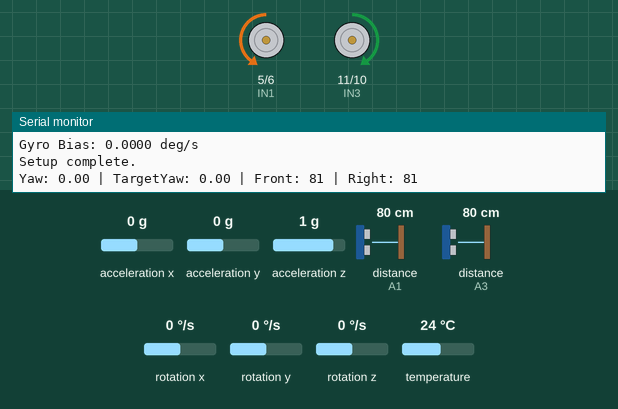
The sketch below on a simulated Arduino Nano, built with avr-gcc and run on an emulated ATmega328P. On the bench: motor-driver pin pairs drawn as motors (green arrow = first pin HIGH = forward, orange = second pin HIGH = backward, longer = more drive), the last lines printed to the serial monitor. The inputs (shaded band) are chosen by the test bench; at power-on: rotation z 0 °/s, distance to the obstacle (sensors on A1, A3) 80 cm, acceleration x 0 g, acceleration y 0 g, acceleration z 1 g, rotation x 0 °/s, rotation y 0 °/s, temperature 24 °C. The echo pulse lasts 58.3 µs per cm.

Above: at 7.3 s.
7.4 s: rotation z set to -26 °/s
10.4 s: rotation z set to -32 °/s
At 11.8 s:
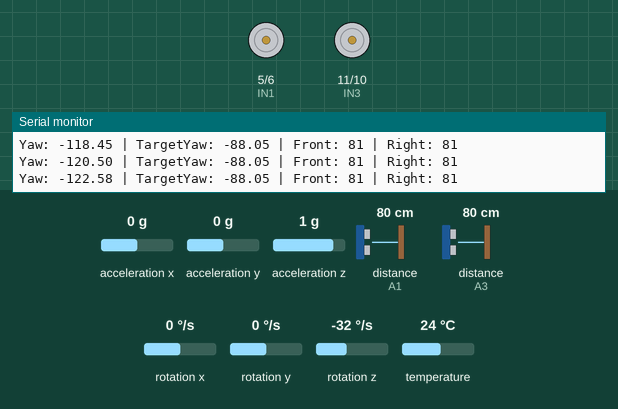
12.2 s: distance to the obstacle (sensor on A1) set to 12 cm
13.7 s: distance to the obstacle (sensor on A1) set to 9 cm
At 14.6 s:
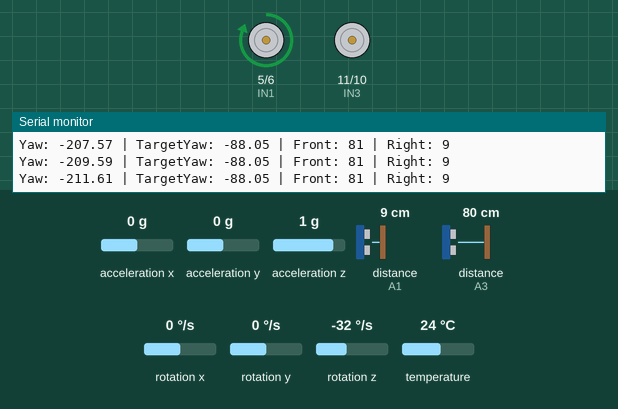
15.2 s: distance to the obstacle (sensor on A3) set to 12 cm
16.7 s: distance to the obstacle (sensor on A3) set to 9 cm
At 18.1 s:
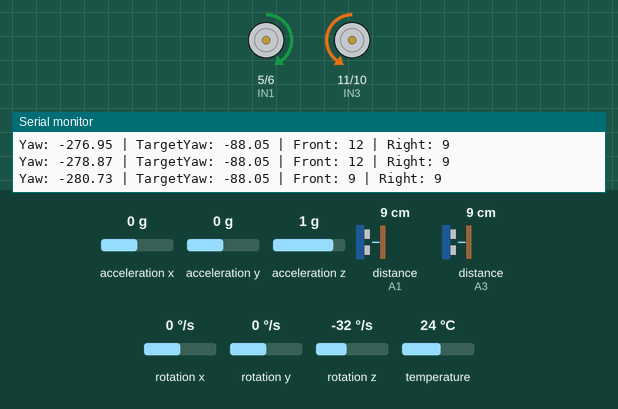
Timing chart, 0 to 19.7 s (numbered marks = the images above; inputs shaded):
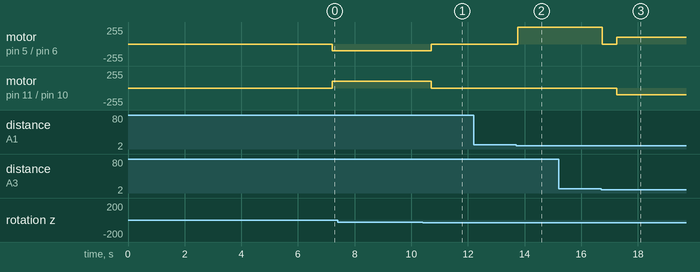

The sketch:

xemecung.ino
```cpp
#include <Wire.h>
#include <Adafruit_MPU6050.h>
#include <Adafruit_Sensor.h>
#include <NewPing.h>

// Chân điều khiển L298N
#define IN1 5  // PWM, Motor A (bánh phải)
#define IN2 6  // PWM, Motor A (bánh phải)
#define IN3 11 // PWM, Motor B (bánh trái)
#define IN4 10 // PWM, Motor B (bánh trái)

// PWM tốc độ
const int basePWM = 80; // Tốc độ cơ bản (0-255)
const int turnPWM = 100; // Tốc độ khi quay
int rightPWM = basePWM;  // PWM bánh phải
int leftPWM = basePWM;   // PWM bánh trái

// Chân cảm biến siêu âm
#define TRIG_PIN_RIGHT A0  // Cảm biến bên phải (Trig)
#define ECHO_PIN_RIGHT A1  // Cảm biến bên phải (Echo)
#define TRIG_PIN_FRONT A2  // Cảm biến phía trước (Trig)
#define ECHO_PIN_FRONT A3  // Cảm biến phía trước (Echo)
#define MAX_DISTANCE 200   // Khoảng cách tối đa (cm)

// Khởi tạo cảm biến siêu âm
NewPing sonarFront(TRIG_PIN_FRONT, ECHO_PIN_FRONT, MAX_DISTANCE);
NewPing sonarRight(TRIG_PIN_RIGHT, ECHO_PIN_RIGHT, MAX_DISTANCE);

// Khởi tạo MPU6050
Adafruit_MPU6050 mpu;

// Biến toàn cục
const int wallDistance = 10; // Khoảng cách tới tường (cm)
float yaw = 0;               // Góc yaw hiện tại (độ)
float targetYaw = 0;         // Góc mục tiêu
float gyroBias = 0;          // Bias của gyro
unsigned long lastTime = 0;  // Thời gian cập nhật trước
const float yawTolerance = 2; // Dung sai góc (độ)
const float kp = 5.0;        // Hệ số PID
const float ki = 0.02;       // Hệ số tích phân
const float kd = 1.0;        // Hệ số vi phân
float error = 0;             // Sai lệch góc
float lastError = 0;         // Sai lệch trước
float integral = 0;          // Thành phần tích phân
bool canTurnRight = true;    // Cờ cho phép rẽ phải

// Hàm điều khiển động cơ
void moveForward() {
  analogWrite(IN1, rightPWM);
  analogWrite(IN2, 0);
  analogWrite(IN3, leftPWM);
  analogWrite(IN4, 0);
}

void turnLeft() {
  analogWrite(IN1, turnPWM);
  analogWrite(IN2, 0);
  analogWrite(IN3, 0);
  analogWrite(IN4, turnPWM);
}

void turnRight() {
  analogWrite(IN1, 0);
  analogWrite(IN2, turnPWM);
  analogWrite(IN3, turnPWM);
  analogWrite(IN4, 0);
}

void moveBackward() {
  analogWrite(IN1, 0);
  analogWrite(IN2, basePWM);
  analogWrite(IN3, 0);
  analogWrite(IN4, basePWM);
}

void stopMotors() {
  analogWrite(IN1, 0);
  analogWrite(IN2, 0);
  analogWrite(IN3, 0);
  analogWrite(IN4, 0);
}

// Hàm đọc khoảng cách cảm biến siêu âm
int getDistance(NewPing &sonar) {
  int distance = sonar.ping_cm();
  return distance == 0 ? MAX_DISTANCE : distance;
}

// Hàm khởi tạo MPU6050
void initMPU6050() {
  if (!mpu.begin()) {
    Serial.println("Failed to find MPU6050 chip");
    while (1);
  }
  mpu.setGyroRange(MPU6050_RANGE_500_DEG);
  mpu.setFilterBandwidth(MPU6050_BAND_21_HZ);
  Serial.println("MPU6050 Found!");
}

// Hàm hiệu chỉnh bias gyro
void calibrateGyro() {
  Serial.println("Calibrating gyro... Keep MPU still!");
  float gyroSum = 0;
  int samples = 500;
  for (int i = 0; i < samples; i++) {
    sensors_event_t a, g, temp;
    mpu.getEvent(&a, &g, &temp);
    gyroSum += g.gyro.z * 180 / PI;
    delay(10);
  }
  gyroBias = gyroSum / samples;
  Serial.print("Gyro Bias: ");
  Serial.print(gyroBias, 4);
  Serial.println(" deg/s");
}

// Hàm cập nhật yaw
void updateYaw() {
  sensors_event_t a, g, temp;
  mpu.getEvent(&a, &g, &temp);
  unsigned long currentTime = millis();
  float dt = (currentTime - lastTime) / 1000.0;
  yaw += (g.gyro.z * 180 / PI - gyroBias) * dt;
  lastTime = currentTime;
}

// Hàm PID đi thẳng
void adjustStraight() {
  updateYaw();
  unsigned long currentTime = millis();
  float dt = (currentTime - lastTime) / 1000.0;
  lastTime = currentTime;

  error = yaw - targetYaw; // Lệch trái: error > 0, lệch phải: error < 0
  integral += error * dt;
  float derivative = (error - lastError) / dt;
  float correction = kp * error + ki * integral + kd * derivative;

  // Sửa lỗi: Lệch trái (error > 0) -> rẽ phải (tăng leftPWM, giảm rightPWM)
  rightPWM = constrain(basePWM - correction, 0, 255); // Giảm bánh phải
  leftPWM = constrain(basePWM + correction, 0, 255);  // Tăng bánh trái
  lastError = error;

  moveForward();
}

// Hàm điều chỉnh tại chỗ
void adjustToTargetYaw() {
  updateYaw();
  while (abs(yaw - targetYaw) > yawTolerance) {
    updateYaw();
    error = yaw - targetYaw;
    if (error > 0) { // Lệch trái -> xoay phải
      turnRight();
    } else { // Lệch phải -> xoay trái
      turnLeft();
    }
  }
  stopMotors();
}

// Hàm quay phải 90°
void turnRight90() {
  updateYaw();
  float startYaw = yaw;
  targetYaw = startYaw - 90;
  while (abs(yaw - targetYaw) > yawTolerance) {
    updateYaw();
    turnRight();
  }
  stopMotors();
  targetYaw = yaw; // Reset gốc tọa độ mới
}

// Hàm quay trái 90°
void turnLeft90() {
  updateYaw();
  float startYaw = yaw;
  targetYaw = startYaw + 90;
  while (abs(yaw - targetYaw) > yawTolerance) {
    updateYaw();
    turnLeft();
  }
  stopMotors();
  targetYaw = yaw; // Reset gốc tọa độ mới
}

void setup() {
  Serial.begin(115200);
  while (!Serial) {
    ; // Wait for Serial to initialize
  }
  Serial.println("Starting Maze Bot on Arduino Nano...");

  // Cấu hình chân động cơ
  pinMode(IN1, OUTPUT);
  pinMode(IN2, OUTPUT);
  pinMode(IN3, OUTPUT);
  pinMode(IN4, OUTPUT);

  Wire.begin(); // Initialize I2C (A4: SDA, A5: SCL)

  // Check I2C connection
  Wire.beginTransmission(0x68);
  if (Wire.endTransmission() != 0) {
    Serial.println("Error: MPU6050 not found!");
    while (1);
  }

  initMPU6050();
  calibrateGyro();
  lastTime = millis();
  stopMotors();

  Serial.println("Setup complete.");
}

void loop() {
  // Đọc khoảng cách
  int frontDistance = getDistance(sonarFront);
  int rightDistance = getDistance(sonarRight);

  // Cập nhật yaw
  updateYaw();

  // In thông tin
  Serial.print("Yaw: "); Serial.print(yaw, 2);
  Serial.print(" | TargetYaw: "); Serial.print(targetYaw, 2);
  Serial.print(" | Front: "); Serial.print(frontDistance);
  Serial.print(" | Right: "); Serial.print(rightDistance);
  Serial.println();

  // Thuật toán bám tường bên phải
  if (rightDistance > wallDistance && canTurnRight) {
    // Mất tường bên phải
    stopMotors();
    delay(500); // Dừng 0.5s
    adjustToTargetYaw(); // Điều chỉnh tại chỗ
    delay(500);
    turnRight90(); // Quay phải 90°
    delay(500); // Dừng 0.5s
    targetYaw = yaw; // Reset gốc tọa độ
    canTurnRight = false; // Đặt cờ
  } else if (rightDistance <= wallDistance && frontDistance > wallDistance) {
    // Bên phải có tường, phía trước thoáng
    canTurnRight = true; // Bật cờ
    adjustStraight(); // Đi thẳng PID
  } else if (rightDistance <= wallDistance && frontDistance <= wallDistance) {
    // Bên phải và phía trước có tường
    stopMotors();
    delay(500); // Dừng 0.5s
    adjustToTargetYaw(); // Điều chỉnh tại chỗ
    delay(500);
    turnLeft90(); // Quay trái 90°
    delay(500); // Dừng 0.5s
    moveBackward(); // Lùi 1.5s
    delay(1500);
    stopMotors();
    delay(500); // Dừng 0.5s
    targetYaw = yaw; // Reset gốc tọa độ
  }

  delay(50); // Tốc độ vòng lặp
}
```

Measured:
- the behaviour switches between -29 and -30 °/s on rotation z (found by bisection; images 0 and 1)
- the behaviour switches between 11 and 10 cm on distance to the obstacle (sensor on A1) (found by bisection; images 1 and 2)
- the behaviour switches between 11 and 10 cm on distance to the obstacle (sensor on A3) (found by bisection; images 2 and 3)
- after the input at 7.4 s, every drawn part: stays the same
- after the input at 13.7 s, motor on pin 5 (IN1) / pin 6 (IN2): stopped → forward 255/255 after 0.06 s
- after the input at 16.7 s, motor on pin 5 (IN1) / pin 6 (IN2): forward 255/255 → stopped after 0.05 s, → forward 100/255 0.50 s later; motor on pin 11 (IN3) / pin 10 (IN4): stopped → backward 100/255 after 0.55 s
